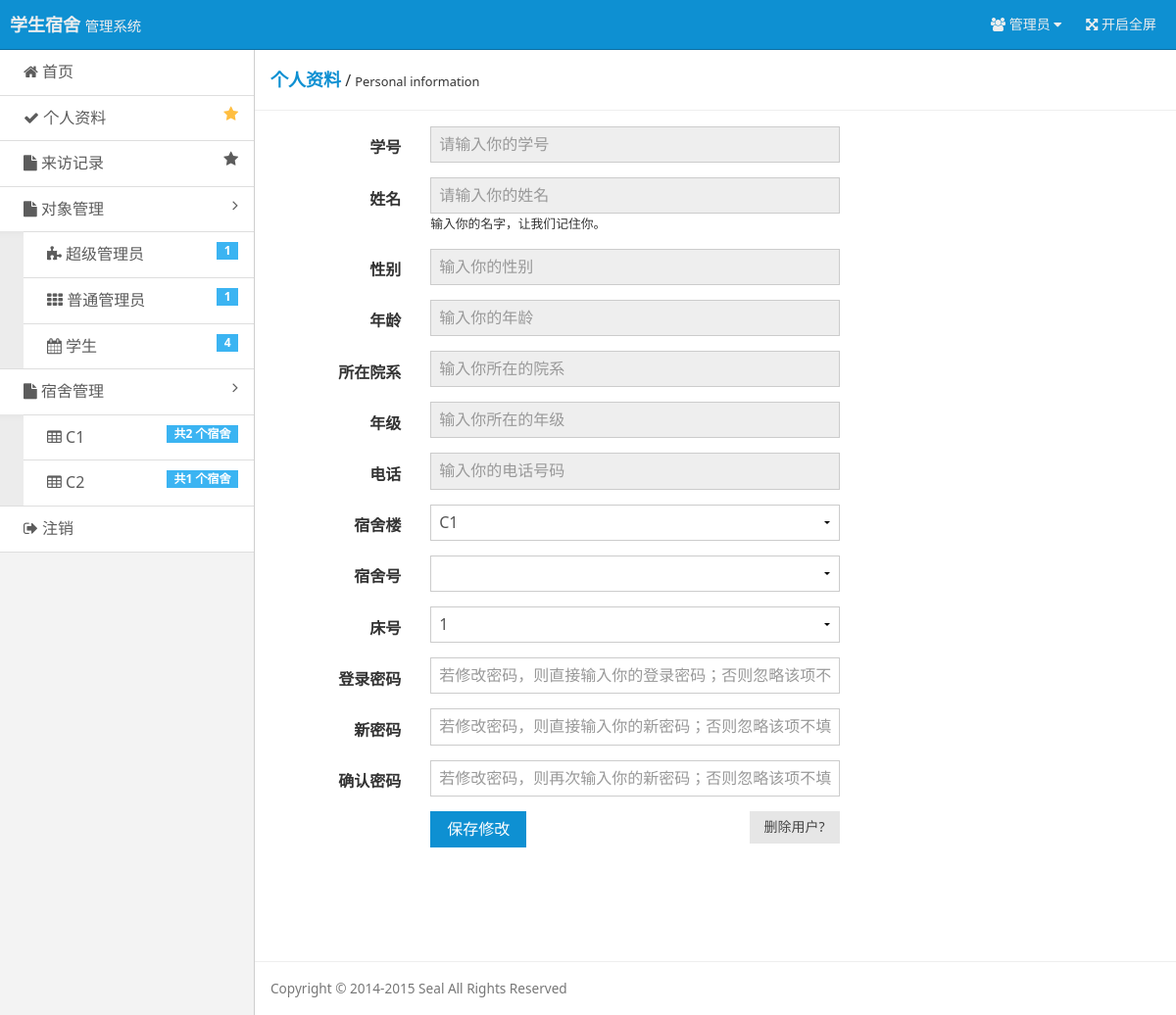
The page /pages/user-stu.php (signed in) on the database its author committed.
### tables this page shows
CREATE TABLE `build`  (
  `Build_Name` varchar(16) NOT NULL COMMENT '宿舍名',
  `Build_Id` varchar(16) NOT NULL COMMENT '宿舍楼',
  `Build_Price` varchar(16) NOT NULL COMMENT '宿舍单价',
  PRIMARY KEY (`Build_Name`) USING BTREE
);

### include/checklogin.php (called while the page is built, shortened)
<?php
$user = $_COOKIE ['user'];
$user_power = $_COOKIE ['user_power'];
if($user == ""){
    header("Location: ?r=login");
    exit();
}else{
    $query = "SELECT * FROM user WHERE Id = '$user'";
    $result = mysqli_query($conn, $query);
    $users = mysqli_fetch_array($result);
}
?>

### pages/user-stu.php (the view, shortened to what this page needs)
<?php
require 'connect/database.php';
require 'include/checklogin.php';
include 'tools/tool_database.php';
$edit_target = $_GET['edit_target'];
$sno = $_GET['sno'];
$permission_read = "true";
$permission_read = "readonly='$permission_read'";
$users_stu_current_query = "SELECT * FROM student WHERE Stu_No='$sno' ORDER BY Stu_No DESC";
$users_stu_current_result = mysqli_query($conn,$users_stu_current_query) or die ('SQL语句有误：' . mysqli_error($conn));
$users_stu_current = mysqli_fetch_array($users_stu_current_result);
$users_stu_current_name_query = "SELECT UserName FROM user WHERE Id='{$users_stu_current['Stu_No']}' ORDER BY Id DESC";
$users_stu_current_name_result = mysqli_query($conn,$users_stu_current_name_query) or die ('SQL语句有误：' . mysqli_error($conn));
$users_stu_current_name_list = mysqli_fetch_array($users_stu_current_name_result);
$user_stu_current_dor_build_query = "SELECT build.Build_Name, build.Build_Id FROM dormitory,build WHERE dormitory.Build_Id='{$users_stu_current['Dor_Id']}' AND dormitory.Build_Id=build.Build_Id";
$user_stu_current_dor_build_result = mysqli_query($conn,$user_stu_current_dor_build_query) or die ('SQL语句有误：' . mysqli_error($conn));
$user_stu_current_dor_build = mysqli_fetch_array($user_stu_current_dor_build_result);
$users_all_dor_builds_query = "SELECT Build_Name FROM build ORDER BY Build_Id";
$users_all_dor_builds_result = mysqli_query($conn,$users_all_dor_builds_query) or die ('SQL语句有误：' . mysqli_error($conn));
?>
<!doctype html>
<html class="no-js">
<head>
    <link rel="stylesheet" href="assets/css/amazeui.min.css"/>
    <link rel="stylesheet" href="assets/css/admin.css">
</head>
<body>
<header class="am-topbar am-topbar-inverse admin-header">
    <?php require 'tools/header.php'; ?>
</header>
<div class="am-cf admin-main">
    <?php require 'tools/siderbar.php'; ?>
    <div class="admin-content">
        <div class="admin-content-body">
            <div class="am-cf am-padding am-padding-bottom-0">
                <div class="am-fl am-cf"><strong class="am-text-primary am-text-lg">个人资料</strong> /
                    <small>Personal information</small>
                </div>
            </div>
            <hr/>
            <div class="am-g">
                <div class="am-u-sm-12 am-u-md-8 am-u-md-pull-4">
                    <form class="am-form am-form-horizontal" method="post" name="edit">
                        <div class="am-form-group">
                            <label for="user-no" class="am-u-sm-3 am-form-label">学号</label>
                            <div class="am-u-sm-9">
                                <input type="text" id="user-no" name="user-no" placeholder="请输入你的学号" readonly="true"
                                       value="<?php echo $users_stu_current['Stu_No'] ?>">
                            </div>
                        </div>
                        <div class="am-form-group">
                            <label for="user-name" class="am-u-sm-3 am-form-label">姓名</label>
                            <div class="am-u-sm-9">
                                <input type="text" id="user-name" name="user-name" placeholder="请输入你的姓名"
                                       value="<?php echo $users_stu_current_name_list['UserName'] ?>" <?php echo $permission_read ?>>
                                <small>输入你的名字，让我们记住你。</small>
                            </div>
                        </div>
                        <div class="am-form-group">
                            <label for="user-sex" class="am-u-sm-3 am-form-label">性别</label>
                            <div class="am-u-sm-9">
                                <input type="text" id="user-sex" name="user-sex" placeholder="输入你的性别"
                                       value="<?php echo $users_stu_current['Stu_Sex'] ?>" <?php echo $permission_read ?>>
                            </div>
                        </div>
                        <div class="am-form-group">
                            <label for="user-age" class="am-u-sm-3 am-form-label">年龄</label>
                            <div class="am-u-sm-9">
                                <input type="number" pattern="[0-9]*" id="user-age" name="user-age" placeholder="输入你的年龄"
                                       value="<?php echo $users_stu_current['Stu_Age'] ?>" <?php echo $permission_read ?>>
                            </div>
                        </div>
                        <div class="am-form-group">
                            <label for="user-department" class="am-u-sm-3 am-form-label">所在院系</label>
                            <div class="am-u-sm-9">
                                <input type="text" id="user-department" name="user-department" placeholder="输入你所在的院系"
                                       value="<?php echo $users_stu_current['Stu_Department'] ?>" <?php echo $permission_read ?>>
                            </div>
                        </div>
                        <div class="am-form-group">
                            <label for="user-grade" class="am-u-sm-3 am-form-label">年级</label>
                            <div class="am-u-sm-9">
                                <input type="text" id="user-grade" name="user-grade" placeholder="输入你所在的年级"
                                       value="<?php echo $users_stu_current['Stu_Grade'] ?>" <?php echo $permission_read ?>>
                            </div>
                        </div>
                        <div class="am-form-group">
                            <label for="user-phone" class="am-u-sm-3 am-form-label">电话</label>
                            <div class="am-u-sm-9">
                                <input type="tel" id="user-phone" name="user-phone" placeholder="输入你的电话号码"
                                       value="<?php echo $users_stu_current['Stu_Phone'] ?>" <?php echo $permission_read ?>>
                            </div>
                        </div>
                        <div class="am-form-group">
                            <label for="user-dor-build" class="am-u-sm-3 am-form-label">宿舍楼</label>
                            <div class="am-u-sm-9">
                                <?php
                                if ($user_power == 3) {
                                    echo "<select name='user-dor-build' disabled='disabled' id='user-dor-build' onchange='request(this.id)'>";
                                } else {
                                    echo "<select name='user-dor-build' id='user-dor-build' onchange='request(this.id)'>";
                                }
                                while ($dor_builds = mysqli_fetch_array($users_all_dor_builds_result)) {
                                    if ($dor_builds['Build_Name'] == $user_stu_current_dor_build['Build_Name']) {
                                        echo "<option value='{$dor_builds['Build_Name']}' selected='selected'>{$dor_builds['Build_Name']}</option>";
                                    } else {
                                        echo "<option value='{$dor_builds['Build_Name']}'>{$dor_builds['Build_Name']}</option>";
                                    }
                                }
                                echo "</select>";
                                ?>
                            </div>
                        </div>
                        <div class="am-form-group">
                            <label for="user-dor" class="am-u-sm-3 am-form-label">宿舍号</label>
                            <div class="am-u-sm-9">
                                <?php
                                if ($user_power == 3) {
                                    echo "<select name='user-dor' disabled='disabled'>";
                                } else {
                                    echo "<select name='user-dor'>";
                                }
                                echo "</select>";
                                ?>
                            </div>
                        </div>
                        <div class="am-form-group">
                            <label for="user-bed" class="am-u-sm-3 am-form-label">床号</label>
                            <div class="am-u-sm-9">
                                <?php
                                if ($user_power == 3) {
                                    echo "<select name='user-bed' disabled='disabled'>";
                                } else {
                                    echo "<select name='user-bed'>";
                                }
                                for ($i = 1; $i <= 4; $i++) {
                                    if ($i == $users_stu_current['Dor_DedNum']) {
                                        echo "<option value='$i' selected='selected'>$i</option>";
                                    } else {
                                        echo "<option value='$i' >$i</option>";
                                    }
                                }
                                echo "</select>";
                                ?>
                            </div>
                        </div>
                        <div class="am-form-group" <?php echo $permission_show ?>>
                            <label for="user-password" class="am-u-sm-3 am-form-label">登录密码</label>
                            <div class="am-u-sm-9">
                                <input type="password" id="user-password" name="user-password"
                                       placeholder="若修改密码，则直接输入你的登录密码；否则忽略该项不填">
                            </div>
                        </div>
                        <div class="am-form-group" <?php echo $permission_show ?>>
                            <label for="user-password-new" class="am-u-sm-3 am-form-label">新密码</label>
                            <div class="am-u-sm-9">
                                <input type="password" id="user-password-new" name="user-password-new"
                                       placeholder="若修改密码，则直接输入你的新密码；否则忽略该项不填">
                            </div>
                        </div>
                        <div class="am-form-group" <?php echo $permission_show ?>>
                            <label for="user-password-repeat" class="am-u-sm-3 am-form-label">确认密码</label>
                            <div class="am-u-sm-9">
                                <input type="password" id="user-password-repeat" name="user-password-repeat"
                                       placeholder="若修改密码，则再次输入你的新密码；否则忽略该项不填">
                            </div>
                        </div>
                        <div class="am-form-group">
                            <div class="am-u-sm-9 am-u-sm-push-3">
                                <input type="submit" name="save" value="保存修改"
                                       class="am-btn am-btn-primary" <?php if ($edit_target == "others" && $user_power != 3) echo ""; else echo $permission_show ?>>
                                <a href="?r=user-delete&delete_no=<?php echo $sno ?>&isdelete=true&from=show-stu"><input
                                            type="button" onclick="return confirm('删除后无法恢复数据，是否继续？');" name="del"
                                            value="删除用户? "
                                            class="am-btn am-btn-default am-btn-sm am-fr" <?php if ($edit_target == "others" && $user_power == 1) echo ""; else echo $permission_show ?>></a>
                            </div>
                        </div>
                    </form>
                </div>
            </div>
        </div>
        <footer class="admin-content-footer">
            <?php require 'tools/footer.php'; ?>
        </footer>
    </div>
</div>
    <?php require 'tools/footer.php'; ?>
</body>
</html>

### tools/siderbar.php (shortened to what this page needs)
<?php
require 'connect/database.php';
require 'include/checklogin.php';
$super_admins_query=mysqli_query($conn,"SELECT * FROM `user` WHERE Power=1 ORDER BY user_Num DESC");
$super_admins_count=mysqli_num_rows($super_admins_query);
$normal_admin_query=mysqli_query($conn,"SELECT * FROM `user` WHERE Power=2 ORDER BY user_Num DESC");
$normal_admins_count=mysqli_num_rows($normal_admin_query);
$student_query=mysqli_query($conn,"SELECT * FROM `user` WHERE Power=3 ORDER BY user_Num DESC");
$students_count=mysqli_num_rows($student_query);
$dormitory_builds_query=mysqli_query($conn,"SELECT * FROM build ORDER BY Build_Id ");
?>
<div class="admin-sidebar am-offcanvas" id="admin-offcanvas">
    <div class="am-offcanvas-bar admin-offcanvas-bar">
        <ul class="am-list admin-sidebar-list">
            <?php
            switch ($user_power) {
                case 1 :
                    $judge_href = "?r=superadmin";
                    break;
            }
            ?>
            <li><a href="<?php echo $judge_href ?>"><span class="am-icon-home"></span> 首页</a></li>
            <?php
            switch ($user_power) {
                case 1 :
                    $data_href = "?r=user-admin-super&uno={$users['Id']}";
                    break;
            }
            ?>
            <li><a href="<?php echo $data_href ?>" class="am-cf"><span class="am-icon-check"></span> 个人资料<span class="am-icon-star am-fr am-margin-right admin-icon-yellow"></span></a></li>
            <li <?php if ($user_power == 3) echo 'style="display: none;"' ?>><a href="?r=show-visit" class="am-cf"><span class="am-icon-file"></span> 来访记录<span class="am-icon-star am-fr am-margin-right"></span></a></li>
            <li class="admin-parent" <?php if ($user_power == 3) echo 'style="display: none;"' ?>>
                <a class="am-cf" data-am-collapse="{target: '#collapse-nav'}"><span class="am-icon-file"></span> 对象管理 <span class="am-icon-angle-right am-fr am-margin-right"></span></a>
                <ul class="am-list am-collapse admin-sidebar-sub am-in" id="collapse-nav">
                    <li <?php if ($user_power == 2 || $user_power == 3) echo 'style="display: none;"' ?>><a href="?r=show-admin-super"><span class="am-icon-puzzle-piece"></span> 超级管理员 <span class="am-badge am-badge-secondary am-margin-right am-fr"><?php echo $super_admins_count?></span></a></li>
                    <li <?php if ($user_power == 2 || $user_power == 3) echo 'style="display: none;"' ?>><a href="?r=show-admin-normal"><span class="am-icon-th"></span> 普通管理员<span class="am-badge am-badge-secondary am-margin-right am-fr"><?php echo $normal_admins_count?></span></a></li>
                    <li ><a href="?r=show-stu"><span class="am-icon-calendar"></span> 学生 <span class="am-badge am-badge-secondary am-margin-right am-fr"><?php echo $students_count?></span></a></li>
                </ul>
            </li>
            <li class="admin-parent" <?php if ($user_power == 3) echo 'style="display: none;"' ?>>
                <a class="am-cf" data-am-collapse="{target: '#collapse-nav'}"><span class="am-icon-file"></span> 宿舍管理 <span class="am-icon-angle-right am-fr am-margin-right"></span></a>
                <ul class="am-list am-collapse admin-sidebar-sub am-in" id="collapse-nav">
                    <?php
                    while ($dormitory_builds = mysqli_fetch_array($dormitory_builds_query)) {
                        ?>
                        <li><a href="?r=show-dormitories&db_id=<?php echo $dormitory_builds['Build_Id'] ?>"><span
                                        class="am-icon-table"></span> <?php echo $dormitory_builds['Build_Name'] ?>
                                <span
                                        class="am-badge am-badge-secondary am-margin-right am-fr">共<?php echo mysqli_num_rows(mysqli_query($conn,"SELECT * FROM dormitory d,build b WHERE d.Build_Id = b.Build_Id AND b.Build_Name ='{$dormitory_builds['Build_Name']}' ")) ?>
                                    个宿舍</span></a>
                        </li>
                    <?php } ?>
                </ul>
            </li>
            <li><a href="?r=outlogin"><span class="am-icon-sign-out"></span> 注销</a></li>
        </ul>
    </div>
</div>

### rows shown on the page
build: Build_Name "C1", Build_Name "2"
build: Build_Name "C2", Build_Name "1"

### other values the page prints
$super_admins_count "1"
$normal_admins_count "1"
$students_count "4"
form field user-dor-build "C1"
form field user-bed "1"
